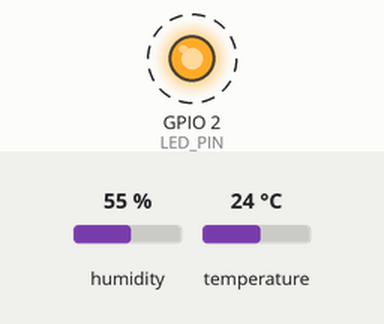
This sketch was run on a simulated ESP8266 (NodeMCU). On the bench: output pins drawn as LEDs (lit = HIGH). Dashed ring = blinking. The test bench sets the inputs (shaded band); at power-on: humidity 55 %, temperature 24 °C. WiFi joins after 1.5 s; servers stay silent unless stated; the local clock reads 2024-03-15 10:24:30 at power-on unless the sketch sets it; no MQTT or app messages arrive unless stated; what the sketch prints to the serial monitor is not drawn.

Above: at 6.2 s.
Timing chart, 0 to 10.0 s (numbered marks = the images above):
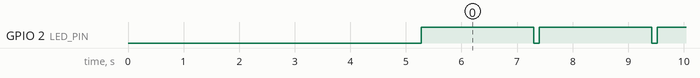

Measured:
- by itself, GPIO 2 (LED_PIN): alternates HIGH for 2.0 s and LOW for 0.10 s

The sketch:

main.ino
```cpp
#include <ESP8266WiFi.h>
#include <WiFiClientSecure.h>
#include <PubSubClient.h>
#include <ArduinoJson.h>
#include <time.h>
#include "secrets.h"
#include "DHT.h"
#define TIME_ZONE 0
#define LED_PIN LED_BUILTIN


#define DHTPIN 4 //Digital pin
#define DHTTYPE DHT11 //DHT 11

DHT dht(DHTPIN, DHTTYPE);

float h ;
float t;
unsigned long lastMillis = 0;
const long interval = 5000;

#define AWS_IOT_PUBLISH_TOPIC "Temp" //fill this with the topic

WiFiClientSecure net;

BearSSL::X509List cert(root_ca);
BearSSL::X509List client_crt(client_cert);
BearSSL::PrivateKey key(privkey);

PubSubClient client(net);

time_t now;
time_t nowish = 1150416000;

void NTPConnect(void) {
  Serial.print("Setting time using SNTP");
  configTime(TIME_ZONE * 3600, 0, "time.google.com", "time.cloudflare.com");
  now = time(nullptr);
  while (now < nowish)
  {
    delay(500);
    Serial.print(".");
    now = time(nullptr);
  }
  Serial.println("done!");
  struct tm timeinfo;
  gmtime_r(&now, &timeinfo);
  Serial.print("Current time: ");
  Serial.print(asctime(&timeinfo));
}

void connectAWS() {
  delay(3000);
  WiFi.mode(WIFI_STA);
  WiFi.begin(WIFI_SSID, WIFI_PASSWORD);
  delay(100);

  Serial.println(String("Attempting to connect to SSID: ") + String(WIFI_SSID));

  while (WiFi.status() != WL_CONNECTED)
  {
    Serial.println("");
    Serial.println("WiFi connected");
    Serial.print("IP address: ");
    Serial.println(WiFi.localIP());
    delay(1000);
  }

  NTPConnect();

  net.setTrustAnchors(&cert);
  net.setClientRSACert(&client_crt, &key);

  client.setServer(MQTT_HOST, 8883);

  Serial.println("Connecting to AWS IoT");

  while (!client.connect(THINGNAME))
  {
    //error to explain why im not connecting
    Serial.println("Connect failed, state: " + String(client.state()));
    delay(1000);
  }

  if (!client.connected()) {
    Serial.println("AWS IoT Timeout!");
    return;
  }

  Serial.println("AWS IoT Connected!");
}

void publishMessage() {
  StaticJsonDocument<200> doc;
  doc["thingname"] = THINGNAME;
  doc["time"] = now;
  doc["humidity"] = h;
  doc["temperature"] = t;

  char jsonBuffer[512];
  serializeJson(doc, jsonBuffer);

  Serial.print("Publishing to topic: ");
  Serial.println(AWS_IOT_PUBLISH_TOPIC);
  Serial.print("Message: ");
  Serial.println(jsonBuffer);

  if (!client.publish(AWS_IOT_PUBLISH_TOPIC, jsonBuffer)) {
    Serial.println("Publish failed!");
  }
}

void setup() {
  Serial.begin(115200);
  connectAWS();
  dht.begin();
  pinMode(LED_PIN, OUTPUT);
}

void loop() {
  h = dht.readHumidity();
  t = dht.readTemperature();
  digitalWrite(LED_PIN, LOW);
  delay(100);
  digitalWrite(LED_PIN, HIGH);


  if (isnan(h) || isnan(t)) //Check if read failed and exit early TODO change to report in IoT and alarm?
  {
    Serial.println(F("Failed to read from DHT sensor!"));
    return;
  }

  Serial.print(F("Humidity "));
  Serial.print(h);
  Serial.print(F("% Temperature: "));
  Serial.print(t);
  Serial.println(F("°C "));
  delay(2000);

  now = time(nullptr);

  if (!client.connected())
  {
    connectAWS();
  }
  else
  {
    client.loop();
    if (millis() - lastMillis > 300000) // send a message every 5 mins
    {
      lastMillis = millis();
      publishMessage();
    }
  }
}
```

Secrets.h
```cpp
#include <pgmspace.h>

const char WIFI_SSID[] = ""; //fill with your wifi ssid
const char WIFI_PASSWORD[] = ""; //fill with your wifi passowrd

#define THINGNAME "" //fill with thing name

int8_t TIME_ZONE = 0;

const char* MQTT_HOST = ""; // fill with your MQTT HOST URL (Connect > Domain Configurations > Domain Name)

// root_ca.pem here VVV
static const char root_ca[] PROGMEM = R"EOF(
  -----BEGIN CERTIFICATE-----

  -----END CERTIFICATE-----
)EOF";

// certificate.pem here VVV
static const char client_cert[] PROGMEM = R"KEY(
-----BEGIN CERTIFICATE-----

-----END CERTIFICATE-----

)KEY";


// private_key.pem here VVV
static const char privkey[] PROGMEM = R"KEY(
-----BEGIN RSA PRIVATE KEY-----

-----END RSA PRIVATE KEY-----

)KEY";
```
